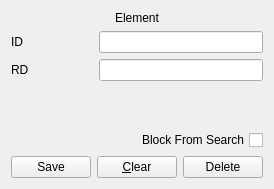
<?xml version="1.0" encoding="UTF-8"?>
<ui version="4.0">
 <class>Form</class>
 <widget class="QWidget" name="Form">
  <property name="geometry">
   <rect>
    <x>0</x>
    <y>0</y>
    <width>259</width>
    <height>189</height>
   </rect>
  </property>
  <property name="sizePolicy">
   <sizepolicy hsizetype="Maximum" vsizetype="MinimumExpanding">
    <horstretch>0</horstretch>
    <verstretch>0</verstretch>
   </sizepolicy>
  </property>
  <property name="windowTitle">
   <string>Form</string>
  </property>
  <layout class="QVBoxLayout" name="verticalLayout_2">
   <item>
    <layout class="QVBoxLayout" name="verticalLayout">
     <item>
      <widget class="QLabel" name="title">
       <property name="layoutDirection">
        <enum>Qt::LeftToRight</enum>
       </property>
       <property name="text">
        <string>Element</string>
       </property>
       <property name="alignment">
        <set>Qt::AlignCenter</set>
       </property>
      </widget>
     </item>
     <item>
      <layout class="QHBoxLayout" name="horizontalLayout" stretch="5,10">
       <item>
        <widget class="QLabel" name="idLabel">
         <property name="toolTip">
          <string>&lt;!DOCTYPE HTML PUBLIC &quot;-//W3C//DTD HTML 4.0//EN&quot; &quot;http://www.w3.org/TR/REC-html40/strict.dtd&quot;&gt;
&lt;html&gt;&lt;head&gt;&lt;meta name=&quot;qrichtext&quot; content=&quot;1&quot; /&gt;&lt;style type=&quot;text/css&quot;&gt;
p, li { white-space: pre-wrap; }
&lt;/style&gt;&lt;/head&gt;&lt;body style=&quot; font-family:'MS Shell Dlg 2'; font-size:8.25pt; font-weight:400; font-style:normal;&quot;&gt;
&lt;p style=&quot; margin-top:0px; margin-bottom:0px; margin-left:0px; margin-right:0px; -qt-block-indent:0; text-indent:0px;&quot;&gt;&lt;span style=&quot; font-family:'arial'; font-size:9pt; color:#000000;&quot;&gt;ID is a unique ID that is auto assigned to the element for searching purposes; however, the ID can be overwritten to a user specified ID so long as the ID is unique.&lt;/span&gt;&lt;/p&gt;&lt;/body&gt;&lt;/html&gt;</string>
         </property>
         <property name="text">
          <string>ID</string>
         </property>
         <property name="buddy">
          <cstring>id</cstring>
         </property>
        </widget>
       </item>
       <item>
        <widget class="QLineEdit" name="id"/>
       </item>
      </layout>
     </item>
     <item>
      <layout class="QHBoxLayout" name="horizontalLayout_2" stretch="5,10">
       <item>
        <widget class="QLabel" name="rdLabel">
         <property name="toolTip">
          <string>&lt;!DOCTYPE HTML PUBLIC &quot;-//W3C//DTD HTML 4.0//EN&quot; &quot;http://www.w3.org/TR/REC-html40/strict.dtd&quot;&gt;
&lt;html&gt;&lt;head&gt;&lt;meta name=&quot;qrichtext&quot; content=&quot;1&quot; /&gt;&lt;style type=&quot;text/css&quot;&gt;
p, li { white-space: pre-wrap; }
&lt;/style&gt;&lt;/head&gt;&lt;body style=&quot; font-family:'MS Shell Dlg 2'; font-size:8.25pt; font-weight:400; font-style:normal;&quot;&gt;
&lt;p style=&quot; margin-top:0px; margin-bottom:0px; margin-left:0px; margin-right:0px; -qt-block-indent:0; text-indent:0px;&quot;&gt;&lt;span style=&quot; font-family:'arial'; font-size:9pt; color:#000000;&quot;&gt;Reference designation of the element without the -JN&lt;/span&gt;&lt;span style=&quot; font-family:'arial'; font-size:10pt; color:#000000; vertical-align:super;&quot;&gt;0&lt;/span&gt;&lt;/p&gt;&lt;/body&gt;&lt;/html&gt;</string>
         </property>
         <property name="text">
          <string>RD</string>
         </property>
         <property name="buddy">
          <cstring>rd</cstring>
         </property>
        </widget>
       </item>
       <item>
        <widget class="QLineEdit" name="rd"/>
       </item>
      </layout>
     </item>
     <item>
      <spacer name="verticalSpacer">
       <property name="orientation">
        <enum>Qt::Vertical</enum>
       </property>
       <property name="sizeType">
        <enum>QSizePolicy::Expanding</enum>
       </property>
       <property name="sizeHint" stdset="0">
        <size>
         <width>20</width>
         <height>40</height>
        </size>
       </property>
      </spacer>
     </item>
     <item>
      <widget class="QCheckBox" name="blockFromSearch">
       <property name="toolTip">
        <string>&lt;!DOCTYPE HTML PUBLIC &quot;-//W3C//DTD HTML 4.0//EN&quot; &quot;http://www.w3.org/TR/REC-html40/strict.dtd&quot;&gt;
&lt;html&gt;&lt;head&gt;&lt;meta name=&quot;qrichtext&quot; content=&quot;1&quot; /&gt;&lt;style type=&quot;text/css&quot;&gt;
p, li { white-space: pre-wrap; }
&lt;/style&gt;&lt;/head&gt;&lt;body style=&quot; font-family:'MS Shell Dlg 2'; font-size:8.25pt; font-weight:400; font-style:normal;&quot;&gt;
&lt;p style=&quot; margin-top:0px; margin-bottom:0px; margin-left:0px; margin-right:0px; -qt-block-indent:0; text-indent:0px;&quot;&gt;&lt;span style=&quot; font-family:'arial'; font-size:9pt; color:#000000;&quot;&gt;If selected, removes element from searching algorithms. Useful for missing elements.&lt;/span&gt;&lt;/p&gt;&lt;/body&gt;&lt;/html&gt;</string>
       </property>
       <property name="layoutDirection">
        <enum>Qt::RightToLeft</enum>
       </property>
       <property name="text">
        <string>Block From Search</string>
       </property>
      </widget>
     </item>
     <item>
      <layout class="QHBoxLayout" name="horizontalLayout_3">
       <item>
        <widget class="QPushButton" name="Save">
         <property name="toolTip">
          <string>&lt;!DOCTYPE HTML PUBLIC &quot;-//W3C//DTD HTML 4.0//EN&quot; &quot;http://www.w3.org/TR/REC-html40/strict.dtd&quot;&gt;
&lt;html&gt;&lt;head&gt;&lt;meta name=&quot;qrichtext&quot; content=&quot;1&quot; /&gt;&lt;style type=&quot;text/css&quot;&gt;
p, li { white-space: pre-wrap; }
&lt;/style&gt;&lt;/head&gt;&lt;body style=&quot; font-family:'MS Shell Dlg 2'; font-size:8.25pt; font-weight:400; font-style:normal;&quot;&gt;
&lt;p style=&quot; margin-top:0px; margin-bottom:0px; margin-left:0px; margin-right:0px; -qt-block-indent:0; text-indent:0px;&quot;&gt;&lt;span style=&quot; font-family:'arial'; font-size:9pt; color:#000000;&quot;&gt;Save entered data to element object.&lt;/span&gt;&lt;/p&gt;&lt;/body&gt;&lt;/html&gt;</string>
         </property>
         <property name="text">
          <string>Save</string>
         </property>
        </widget>
       </item>
       <item>
        <widget class="QPushButton" name="Clear">
         <property name="toolTip">
          <string>&lt;!DOCTYPE HTML PUBLIC &quot;-//W3C//DTD HTML 4.0//EN&quot; &quot;http://www.w3.org/TR/REC-html40/strict.dtd&quot;&gt;
&lt;html&gt;&lt;head&gt;&lt;meta name=&quot;qrichtext&quot; content=&quot;1&quot; /&gt;&lt;style type=&quot;text/css&quot;&gt;
p, li { white-space: pre-wrap; }
&lt;/style&gt;&lt;/head&gt;&lt;body style=&quot; font-family:'MS Shell Dlg 2'; font-size:8.25pt; font-weight:400; font-style:normal;&quot;&gt;
&lt;p style=&quot; margin-top:0px; margin-bottom:0px; margin-left:0px; margin-right:0px; -qt-block-indent:0; text-indent:0px;&quot;&gt;&lt;span style=&quot; font-family:'arial'; font-size:9pt; color:#000000;&quot;&gt;Set fields to default state. This will your custom ID, if set, to default.&lt;/span&gt;&lt;/p&gt;&lt;/body&gt;&lt;/html&gt;</string>
         </property>
         <property name="text">
          <string>&amp;Clear</string>
         </property>
        </widget>
       </item>
       <item>
        <widget class="QPushButton" name="Delete">
         <property name="toolTip">
          <string>&lt;!DOCTYPE HTML PUBLIC &quot;-//W3C//DTD HTML 4.0//EN&quot; &quot;http://www.w3.org/TR/REC-html40/strict.dtd&quot;&gt;
&lt;html&gt;&lt;head&gt;&lt;meta name=&quot;qrichtext&quot; content=&quot;1&quot; /&gt;&lt;style type=&quot;text/css&quot;&gt;
p, li { white-space: pre-wrap; }
&lt;/style&gt;&lt;/head&gt;&lt;body style=&quot; font-family:'MS Shell Dlg 2'; font-size:8.25pt; font-weight:400; font-style:normal;&quot;&gt;
&lt;p style=&quot; margin-top:0px; margin-bottom:0px; margin-left:0px; margin-right:0px; -qt-block-indent:0; text-indent:0px;&quot;&gt;&lt;span style=&quot; font-family:'arial'; font-size:9pt;large; color:#000000;&quot;&gt;Delete element from graph.&lt;/span&gt;&lt;/p&gt;&lt;/body&gt;&lt;/html&gt;</string>
         </property>
         <property name="text">
          <string>Delete</string>
         </property>
        </widget>
       </item>
      </layout>
     </item>
    </layout>
   </item>
  </layout>
 </widget>
 <tabstops>
  <tabstop>id</tabstop>
  <tabstop>rd</tabstop>
  <tabstop>blockFromSearch</tabstop>
  <tabstop>Save</tabstop>
  <tabstop>Clear</tabstop>
  <tabstop>Delete</tabstop>
 </tabstops>
 <resources/>
 <connections/>
</ui>
